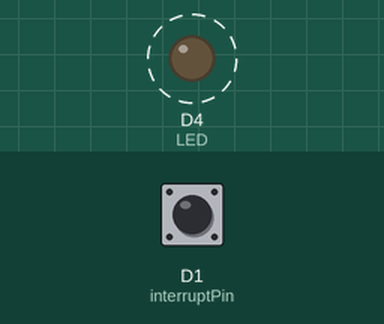
Simulated run of this sketch. Board: ESP8266 (NodeMCU). Shown: output pins drawn as LEDs (lit = HIGH). Dashed ring = blinking. Inputs (shaded band) come from the test bench; at power-on: D1 (interruptPin) HIGH. What the sketch prints to the serial monitor is not drawn.

Above: at 1.2 s.
1.3 s: D1 (interruptPin) pulled LOW for 0.15 s
Timing chart, 0 to 10.3 s (numbered marks = the images above; inputs shaded):
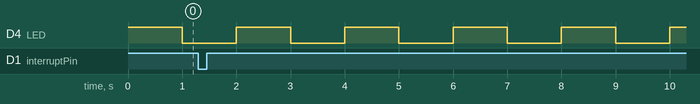

The sketch:

Interrupt-ESP.ino
```cpp
/*
The ICACHE_RAM_ATTR and ICACHE_FLASH_ATTR are linker attributes. Once you compile your sketch, you can say if the function
should be stored in the RAM or FLASH (normally you do not set anything: no cache).
 - ESP8266 is multitasking and
 - the ESP32 has 2 cores.
So you can execute your code as multithreading - since it use the RTOS.
And now the problem: The entire flash is used for the program and storage. Reading and writing to the flash can be done only
over 1 thread. If you try to access the flash simultaneously over 2 different threads, your ESP will probably crash.
This is because you can put your function in the RAM instead of the flash. So even if you are writing something in the EEPROM
or flash, this function can be called without accessing the flash.
With ICACHE_RAM_ATTR you put the function on the RAM.
With ICACHE_FLASH_ATTR you put the function on the FLASH (to save RAM).
Interrupt functions should use the ICACHE_RAM_ATTR. Function that are called often, should not use any cache attribute.
Important: NEVER access your flash inside an interrupt! The interrupt can occur during a flash access, so if you try to access
the flash at the same time, you will get a crash (and sometimes this happens after 1-2 hours after you use your device).
Since you have only 32kb of IRAM (Instruction RAM), you should try to put only interrupt functions in the RAM, not all your
functions, even if it is possible to do so.
Second question: NO, absolutely no! inline is another compiler flag, so that the compiler will try to put your entire function
inside the caller function => convert a function call to c++ code inside your main. This doesn't mean that the compiler will do
it, just try it. You can't ask to put the function inside the RAM, if the function does not exist anymore once you compile your
sketch.
*/

void ICACHE_RAM_ATTR handleInterrupt();
const int interruptPin = D1;            //GPIO 0 (Flash Button)
const int LED=2;                        //On board blue LED


void handleInterrupt() {
    Serial.println("Interrupt Detected");
}


void setup() {
  Serial.begin(115200);
  pinMode(LED,OUTPUT);
  pinMode(interruptPin, INPUT_PULLUP);
  attachInterrupt(digitalPinToInterrupt(interruptPin), handleInterrupt, HIGH);
}

void loop()
{
    digitalWrite(LED,HIGH); //LED off
    delay(1000);
    digitalWrite(LED,LOW); //LED on
    delay(1000);
}
```

Measured:
- by itself, D4 (LED): alternates HIGH for 1.0 s and LOW for 1.0 s
